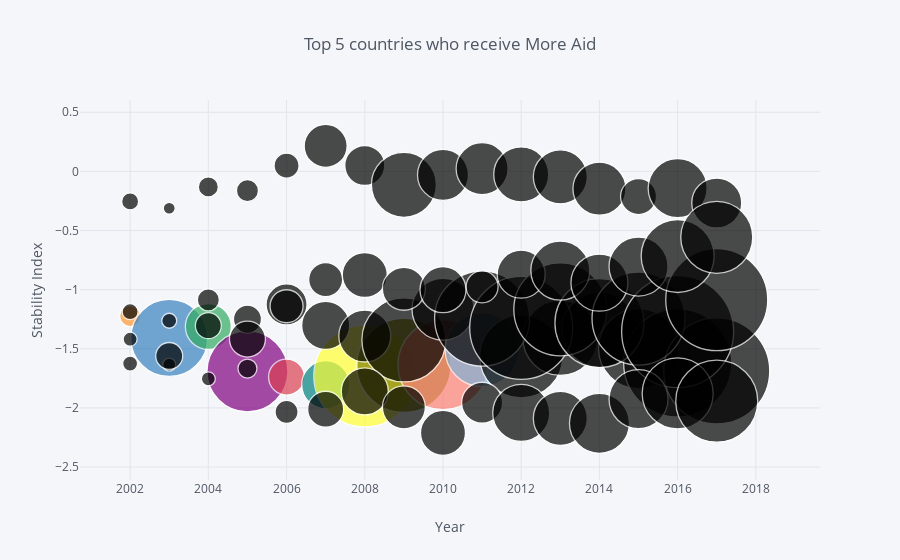

The cell this chart's notebook holds for it:
### Code cell
select_top_country_df.iplot(kind='bubble', x='Year', y='Total Stability', size='Total Aid', text='Country', 
                            title='Top 5 countries who receive More Aid', xTitle='Year', yTitle='Stability Index', 
                            mode='markers', filename='Aid_vs_Stability_bubbleplot') 
marker=dict(color = select_top_country_df['Country'][750:1500], colorscale = 'Viridis', colorbar = dict(title = 'Countries'), line=dict(color='rgb(140, 140, 170)'))

# you can find the edited plot  - https://plot.ly/~richongo/10/

### Figure 1 — Plotly figure (JSON) as saved in the notebook; plotly's stock layout.template omitted (floating-point values rounded to 4 significant figures)
{"data": [{"marker": {"color": ["rgb(255, 153, 51)", "rgb(55, 128, 191)", "rgb(50, 171, 96)", "rgb(128, 0, 128)", "rgb(219, 64, 82)", "rgb(0, 128, 128)", "rgb(255, 255, 51)", "rgb(128, 128, 0)", "rgb(251, 128, 114)", "rgb(128, 177, 211)"], "line": {"width": 1.3}, "size": [21, 77, 46, 81, 36, 48, 102, 94, 90, 74, 83, 75, 75, 80, 108, 106, 16, 15, 22, 28, 41, 48, 52, 84, 62, 95, 103, 93, 89, 93, 112, 102, 15, 13, 14, 19, 23, 36, 47, 43, 45, 41, 57, 54, 60, 59, 71, 82, 17, 12, 20, 22, 25, 43, 40, 65, 51, 52, 55, 54, 53, 36, 59, 50, 14, 27, 26, 36, 33, 34, 45, 43, 46, 32, 48, 59, 57, 59, 73, 72], "symbol": "circle"}, "mode": "markers", "text": ["Ethiopia", "Ethiopia", "Ethiopia", "Ethiopia", "Ethiopia", "Ethiopia", "Ethiopia", "Ethiopia", "Ethiopia", "Ethiopia", "Ethiopia", "Ethiopia", "Ethiopia", "Ethiopia", "Ethiopia", "Ethiopia", "Kenya", "Kenya", "Kenya", "Kenya", "Kenya", "Kenya", "Kenya", "Kenya", "Kenya", "Kenya", "Kenya", "Kenya", "Kenya", "Kenya", "Kenya", "Kenya", "Nigeria", "Nigeria", "Nigeria", "Nigeria", "Nigeria", "Nigeria", "Nigeria", "Nigeria", "Nigeria", "Nigeria", "Nigeria", "Nigeria", "Nigeria", "Nigeria", "Nigeria", "Nigeria", "South Africa", "South Africa", "South Africa", "South Africa", "South Africa", "South Africa", "South Africa", "South Africa", "South Africa", "South Africa", "South Africa", "South Africa", "South Africa", "South Africa", "South Africa", "South Africa", "Uganda", "Uganda", "Uganda", "Uganda", "Uganda", "Uganda", "Uganda", "Uganda", "Uganda", "Uganda", "Uganda", "Uganda", "Uganda", "Uganda", "Uganda", "Uganda"], "type": "scatter", "uid": "82a7693b-2754-4122-ad72-e87fd9ffcc07", "x": [2002, 2003, 2004, 2005, 2006, 2007, 2008, 2009, 2010, 2011, 2012, 2013, 2014, 2015, 2016, 2017, 2002, 2003, 2004, 2005, 2006, 2007, 2008, 2009, 2010, 2011, 2012, 2013, 2014, 2015, 2016, 2017, 2002, 2003, 2004, 2005, 2006, 2007, 2008, 2009, 2010, 2011, 2012, 2013, 2014, 2015, 2016, 2017, 2002, 2003, 2004, 2005, 2006, 2007, 2008, 2009, 2010, 2011, 2012, 2013, 2014, 2015, 2016, 2017, 2002, 2003, 2004, 2005, 2006, 2007, 2008, 2009, 2010, 2011, 2012, 2013, 2014, 2015, 2016, 2017], "y": [-1.223, -1.409, -1.311, -1.691, -1.739, -1.803, -1.73, -1.641, -1.635, -1.507, -1.564, -1.407, -1.339, -1.498, -1.62, -1.687, -1.186, -1.263, -1.087, -1.25, -1.125, -1.303, -1.392, -1.425, -1.166, -1.245, -1.323, -1.167, -1.282, -1.244, -1.355, -1.084, -1.625, -1.634, -1.754, -1.667, -2.034, -2.011, -1.861, -1.995, -2.211, -1.956, -2.042, -2.088, -2.13, -1.925, -1.878, -1.943, -0.2537, -0.3117, -0.1314, -0.1626, 0.0482, 0.2158, 0.04973, -0.1133, -0.02943, 0.02403, -0.02539, -0.04629, -0.1464, -0.213, -0.1415, -0.2673, -1.419, -1.561, -1.305, -1.418, -1.14, -0.9151, -0.8763, -0.9924, -1.001, -0.9761, -0.869, -0.8387, -0.9411, -0.8045, -0.7153, -0.5574]}], "layout": {"legend": {"bgcolor": "#F5F6F9", "font": {"color": "#4D5663"}}, "paper_bgcolor": "#F5F6F9", "plot_bgcolor": "#F5F6F9", "title": {"font": {"color": "#4D5663"}, "text": "Top 5 countries who receive More Aid"}, "xaxis": {"gridcolor": "#E1E5ED", "showgrid": true, "tickfont": {"color": "#4D5663"}, "title": {"font": {"color": "#4D5663"}, "text": "Year"}, "zerolinecolor": "#E1E5ED"}, "yaxis": {"gridcolor": "#E1E5ED", "showgrid": true, "tickfont": {"color": "#4D5663"}, "title": {"font": {"color": "#4D5663"}, "text": "Stability Index"}, "zerolinecolor": "#E1E5ED"}}}
